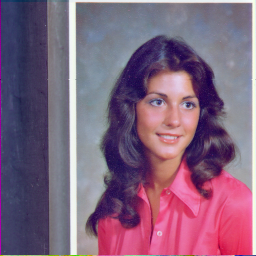
#> input picture dataset/4.1.04.tiff, 256 x 256 px, found by its file name
$ jupyter execute '34. Kernels and Convolutions.ipynb'
#> lines starting #> are read from the running program, lines starting #| are printed output that depends on the picture
[cell 1]
import cv2
import matplotlib.pyplot as plt
import numpy as np

def main():

    path = "C:\\Users\\kenneth\\opencv\\dataset\\"

    imgpath1 =  path + "4.1.04.tiff"
    imgpath2 =  path + "4.1.01.tiff"
    img = cv2.imread(imgpath1, 1)
#> img is the input picture: shape (256, 256, 3); mean B, G, R 125.2, 99.3, 129.2
    img = cv2.cvtColor(img, cv2.COLOR_BGR2RGB)


#     k = np.array(np.ones((11, 11), np.float32))/121

#     k = np.array(([0, -1, 0], [-1, 5, -1], [0, -1, 0]), np.float32)

    k = np.array(([1, 0, -1], [0, 0, 0], [-1, 0, 1]), np.float32)

    k1 = np.array(([0, 1, 0], [-1, 5, -1], [0, -1, 0]), np.float32)
    k2 = np.array(np.ones((11, 11), np.float32))/121

    print('edge detection: ', k)
    print('sharpen: ', k1)


    output = cv2.filter2D(img, -1, k)
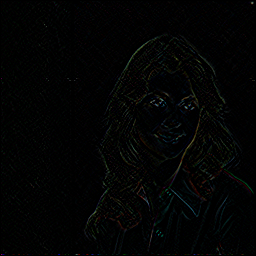
#> output: shape (256, 256, 3); mean R, G, B 2.6, 3.3, 3
    output1 = cv2.filter2D(img, -1, k1)
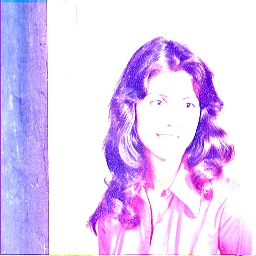
#> output1: shape (256, 256, 3); mean R, G, B 229.2, 207.4, 250.8

    plt.subplot(1, 3, 1)
    plt.imshow(img)
    plt.title('Original Image')

    plt.subplot(1, 3, 2)
    plt.imshow(output)
    plt.title('Edge Detection')

    plt.subplot(1, 3, 3)
    plt.imshow(output1)
    plt.title('Sharpen')

    plt.show()
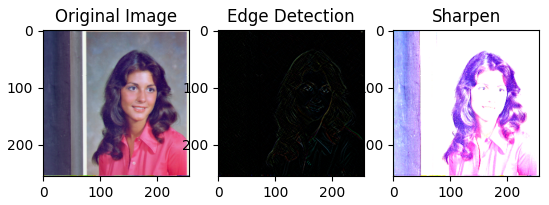
#> figure drawn by matplotlib, 3 panels

if __name__ == "__main__":
    main()

$ run again, with dataset/4.1.03.tiff copied over dataset/4.1.04.tiff
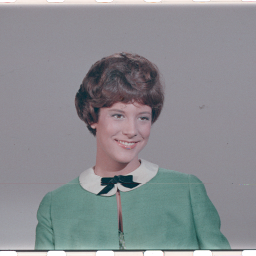
#> input picture dataset/4.1.03.tiff, 256 x 256 px, found by its file name
#> in main, img is the input picture: shape (256, 256, 3); mean B, G, R 144, 140, 137.6
#> in main, `output1 = cv2.filter2D(img, -1, k1)`:
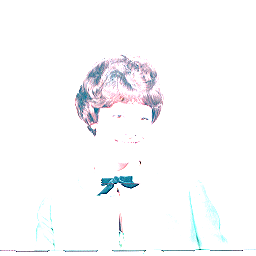
#> output1: shape (256, 256, 3); mean R, G, B 249.5, 249.9, 251.2
#> in main, `plt.show()`:
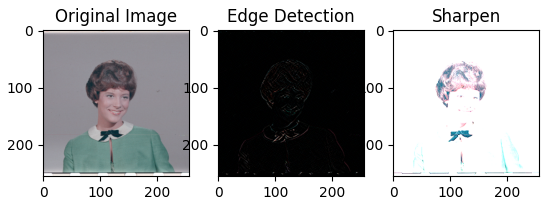
#> figure drawn by matplotlib, 3 panels

$ run again, with dataset/4.1.05.tiff copied over dataset/4.1.04.tiff
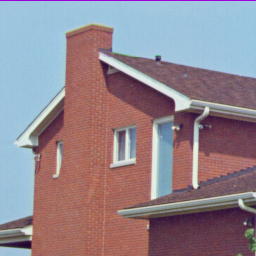
#> input picture dataset/4.1.05.tiff, 256 x 256 px, found by its file name
#> in main, img is the input picture: shape (256, 256, 3); mean B, G, R 142, 133, 146.6
#> in main, `output1 = cv2.filter2D(img, -1, k1)`:
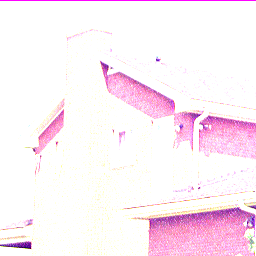
#> output1: shape (256, 256, 3); mean R, G, B 252.6, 238.8, 246.8
#> in main, `plt.show()`:
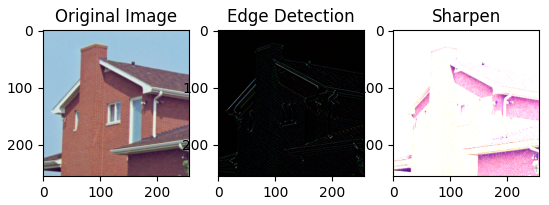
#> figure drawn by matplotlib, 3 panels
